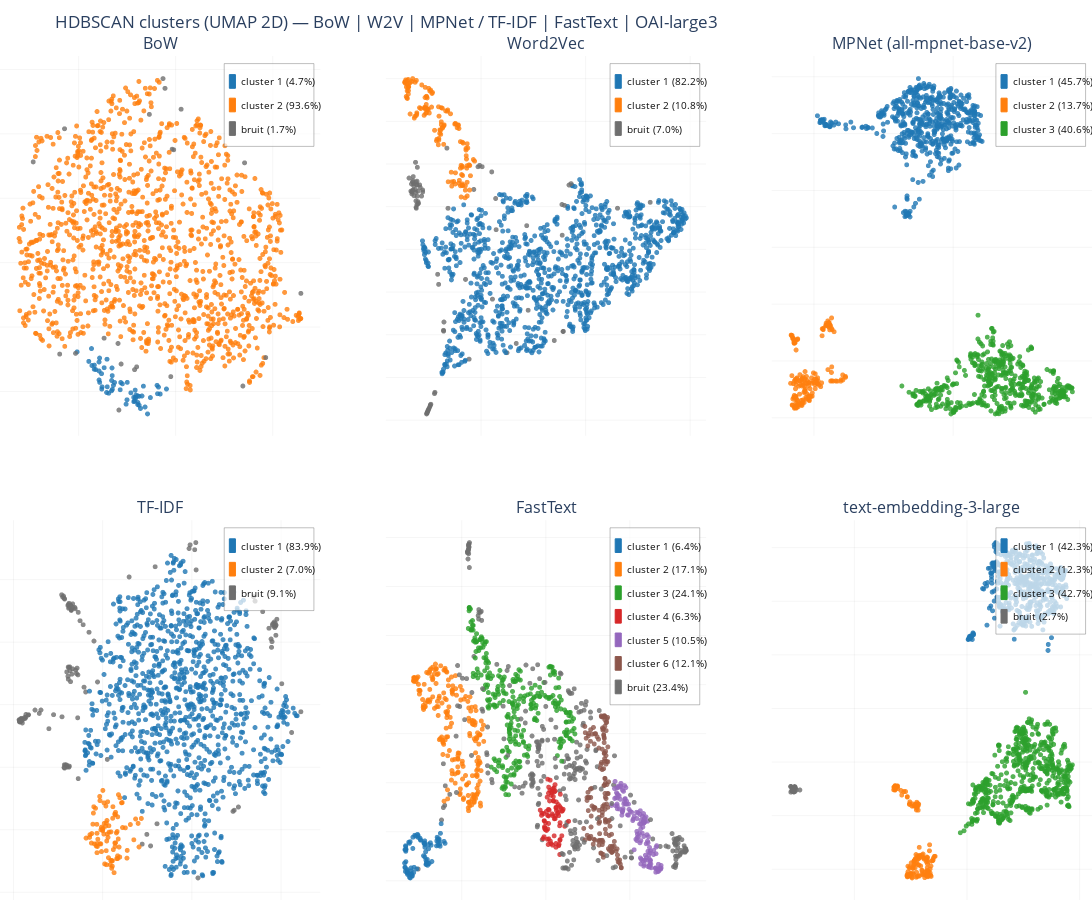

Notebook source saved alongside this figure:
### Markdown cell above
## Visualization

### Code cell
import plotly.graph_objects as go
from plotly.subplots import make_subplots
import plotly.express as px
import numpy as np

# (nom, coords 2D, labels HDBSCAN d'origine)
plots = [
    ("BoW", Z_bow, labels_bow),
    ("Word2Vec", Z_w2v, labels_w2v),
    ("MPNet (all-mpnet-base-v2)", Z_all_mpnet, labels_mpnet),
    ("TF-IDF", Z_tfidf, labels_tfidf),
    ("FastText", Z_fasttext, labels_fasttext),
    ("text-embedding-3-large", Z_large3, labels_large3),
]

fig = make_subplots(
    rows=2, cols=3,
    subplot_titles=[name for name, _, _ in plots],
    horizontal_spacing=0.06, vertical_spacing=0.10
)

PALETTE = px.colors.qualitative.D3 + px.colors.qualitative.Set1 + px.colors.qualitative.Dark24
NOISE_COLOR = "#6E6E6E"  # gris lisible

# --- utilitaires ---
def remap_labels_to_1K(labels):
    labels = np.asarray(labels)
    uniq = sorted([l for l in np.unique(labels) if l != -1])
    mapping = {old: i+1 for i, old in enumerate(uniq)}
    return np.array([mapping.get(l, -1) for l in labels], dtype=int)

def colors_for(new_labels):
    labs = np.asarray(new_labels).tolist()
    uniq = sorted(set(labs) - {-1})
    lut = {lab: PALETTE[(lab-1) % len(PALETTE)] for lab in uniq}
    cols = np.array([NOISE_COLOR if l == -1 else lut[l] for l in labs], dtype=object)
    return cols, lut

def add_legend_box(fig, r, c, new_labels, lut, pos="top-right",
                   width=0.34, font_size=10, alpha=0.90):
    total = len(new_labels)
    items = []
    for k in sorted(lut.keys()):      # cluster 1, 2, ...
        cnt = int(np.sum(new_labels == k))
        pct = 100.0 * cnt / total if total else 0.0
        items.append((f"cluster {k} ({pct:.1f}%)", lut[k]))
    if -1 in set(new_labels.tolist()):
        cnt = int(np.sum(new_labels == -1))
        pct = 100.0 * cnt / total if total else 0.0
        items.append((f"bruit ({pct:.1f}%)", NOISE_COLOR))
    if not items:
        return

    pad = 0.016
    line_h = 0.062          # compacte
    height = pad*2 + line_h*len(items)

    # position compacte dans le coin (en coordonnées de domaine)
    if pos == "top-right":
        x1, y1 = 0.98, 0.98
        x0 = x1 - width
        y0 = max(0.02, y1 - height)
    elif pos == "bottom-left":
        x0, y0 = 0.02, 0.02
        x1, y1 = x0 + width, y0 + height
    else:  # top-left
        x0, y1 = 0.02, 0.98
        x1, y0 = x0 + width, max(0.02, y1 - height)

    fig.add_shape(
        type="rect", xref="x domain", yref="y domain",
        x0=x0, y0=y0, x1=x1, y1=y1,
        line=dict(color="rgba(0,0,0,0.25)", width=1),
        fillcolor=f"rgba(255,255,255,{alpha})",
        layer="above",
        row=r, col=c
    )

    sw = 0.019  # carré couleur
    # ancrage en haut-gauche
    base_y = y1 - pad
    for i, (txt, color) in enumerate(items):
        y = base_y - (i + 0.5) * line_h
        # carré couleur
        fig.add_shape(
            type="rect", xref="x domain", yref="y domain",
            x0=x0 + pad, x1=x0 + pad + sw, y0=y - 0.018, y1=y + 0.018,
            line=dict(color=color, width=1), fillcolor=color, layer="above",
            row=r, col=c
        )
        # texte
        fig.add_annotation(
            xref="x domain", yref="y domain",
            x=x0 + pad + sw + 0.012, y=y,
            text=txt, showarrow=False,
            xanchor="left", yanchor="middle", align="left",
            font=dict(size=font_size, color="#0F0F0F"),
            row=r, col=c
        )

# --- tracés ---
for k, (name, Z, labels_raw) in enumerate(plots, start=1):
    r = 1 if k <= 3 else 2
    c = k if k <= 3 else k - 3

    lab = remap_labels_to_1K(labels_raw)
    cols, lut = colors_for(lab)

    fig.add_trace(
        go.Scattergl(
            x=Z[:, 0], y=Z[:, 1],
            mode="markers",
            marker=dict(size=5, color=cols, opacity=0.8),
            hoverinfo="skip",
            showlegend=False
        ),
        row=r, col=c
    )
    # légende compacte dans le coin, faible emprise
    add_legend_box(fig, r, c, lab, lut, pos="top-right",
                   width=0.28, font_size=10, alpha=0.7)

# style global très clair
fig.update_layout(
    height=900, width=1400,
    title="HDBSCAN clusters (UMAP 2D) — BoW | W2V | MPNet / TF-IDF | FastText | OAI-large3",
    template="plotly_white",
    margin=dict(l=0, r=0, t=56, b=0),
)
fig.update_xaxes(showticklabels=False, showgrid=True, gridcolor="rgba(0,0,0,0.04)", zeroline=False)
fig.update_yaxes(showticklabels=False, showgrid=True, gridcolor="rgba(0,0,0,0.04)", zeroline=False)

fig.show(config={
    "displayModeBar": True,
    "toImageButtonOptions": {"format": "png", "scale": 3}  # png/jpg/svg/pdf
})

### Figure 1 — Plotly figure (JSON) as saved in the notebook; plotly's stock layout.template omitted (floating-point values rounded to 4 significant figures; data arrays with more than 128 entries replaced by an {"elided": "..."} marker saying what was removed)
{"data": [{"hoverinfo": "skip", "marker": {"color": {"elided": "1214 str values"}, "opacity": 0.8, "size": 5}, "mode": "markers", "showlegend": false, "type": "scattergl", "x": {"elided": "1214 float values"}, "xaxis": "x", "y": {"elided": "1214 float values"}, "yaxis": "y"}, {"hoverinfo": "skip", "marker": {"color": {"elided": "1214 str values"}, "opacity": 0.8, "size": 5}, "mode": "markers", "showlegend": false, "type": "scattergl", "x": {"elided": "1214 float values"}, "xaxis": "x2", "y": {"elided": "1214 float values"}, "yaxis": "y2"}, {"hoverinfo": "skip", "marker": {"color": {"elided": "1214 str values"}, "opacity": 0.8, "size": 5}, "mode": "markers", "showlegend": false, "type": "scattergl", "x": {"elided": "1214 float values"}, "xaxis": "x3", "y": {"elided": "1214 float values"}, "yaxis": "y3"}, {"hoverinfo": "skip", "marker": {"color": {"elided": "1214 str values"}, "opacity": 0.8, "size": 5}, "mode": "markers", "showlegend": false, "type": "scattergl", "x": {"elided": "1214 float values"}, "xaxis": "x4", "y": {"elided": "1214 float values"}, "yaxis": "y4"}, {"hoverinfo": "skip", "marker": {"color": {"elided": "1214 str values"}, "opacity": 0.8, "size": 5}, "mode": "markers", "showlegend": false, "type": "scattergl", "x": {"elided": "1214 float values"}, "xaxis": "x5", "y": {"elided": "1214 float values"}, "yaxis": "y5"}, {"hoverinfo": "skip", "marker": {"color": {"elided": "1214 str values"}, "opacity": 0.8, "size": 5}, "mode": "markers", "showlegend": false, "type": "scattergl", "x": {"elided": "1214 float values"}, "xaxis": "x6", "y": {"elided": "1214 float values"}, "yaxis": "y6"}], "layout": {"annotations": [{"font": {"size": 16}, "showarrow": false, "text": "BoW", "x": 0.1467, "xanchor": "center", "xref": "paper", "y": 1, "yanchor": "bottom", "yref": "paper"}, {"font": {"size": 16}, "showarrow": false, "text": "Word2Vec", "x": 0.5, "xanchor": "center", "xref": "paper", "y": 1, "yanchor": "bottom", "yref": "paper"}, {"font": {"size": 16}, "showarrow": false, "text": "MPNet (all-mpnet-base-v2)", "x": 0.8533, "xanchor": "center", "xref": "paper", "y": 1, "yanchor": "bottom", "yref": "paper"}, {"font": {"size": 16}, "showarrow": false, "text": "TF-IDF", "x": 0.1467, "xanchor": "center", "xref": "paper", "y": 0.45, "yanchor": "bottom", "yref": "paper"}, {"font": {"size": 16}, "showarrow": false, "text": "FastText", "x": 0.5, "xanchor": "center", "xref": "paper", "y": 0.45, "yanchor": "bottom", "yref": "paper"}, {"font": {"size": 16}, "showarrow": false, "text": "text-embedding-3-large", "x": 0.8533, "xanchor": "center", "xref": "paper", "y": 0.45, "yanchor": "bottom", "yref": "paper"}, {"align": "left", "font": {"color": "#0F0F0F", "size": 10}, "showarrow": false, "text": "cluster 1 (4.7%)", "x": 0.747, "xanchor": "left", "xref": "x domain", "y": 0.933, "yanchor": "middle", "yref": "y domain"}, {"align": "left", "font": {"color": "#0F0F0F", "size": 10}, "showarrow": false, "text": "cluster 2 (93.6%)", "x": 0.747, "xanchor": "left", "xref": "x domain", "y": 0.871, "yanchor": "middle", "yref": "y domain"}, {"align": "left", "font": {"color": "#0F0F0F", "size": 10}, "showarrow": false, "text": "bruit (1.7%)", "x": 0.747, "xanchor": "left", "xref": "x domain", "y": 0.809, "yanchor": "middle", "yref": "y domain"}, {"align": "left", "font": {"color": "#0F0F0F", "size": 10}, "showarrow": false, "text": "cluster 1 (82.2%)", "x": 0.747, "xanchor": "left", "xref": "x2 domain", "y": 0.933, "yanchor": "middle", "yref": "y2 domain"}, {"align": "left", "font": {"color": "#0F0F0F", "size": 10}, "showarrow": false, "text": "cluster 2 (10.8%)", "x": 0.747, "xanchor": "left", "xref": "x2 domain", "y": 0.871, "yanchor": "middle", "yref": "y2 domain"}, {"align": "left", "font": {"color": "#0F0F0F", "size": 10}, "showarrow": false, "text": "bruit (7.0%)", "x": 0.747, "xanchor": "left", "xref": "x2 domain", "y": 0.809, "yanchor": "middle", "yref": "y2 domain"}, {"align": "left", "font": {"color": "#0F0F0F", "size": 10}, "showarrow": false, "text": "cluster 1 (45.7%)", "x": 0.747, "xanchor": "left", "xref": "x3 domain", "y": 0.933, "yanchor": "middle", "yref": "y3 domain"}, {"align": "left", "font": {"color": "#0F0F0F", "size": 10}, "showarrow": false, "text": "cluster 2 (13.7%)", "x": 0.747, "xanchor": "left", "xref": "x3 domain", "y": 0.871, "yanchor": "middle", "yref": "y3 domain"}, {"align": "left", "font": {"color": "#0F0F0F", "size": 10}, "showarrow": false, "text": "cluster 3 (40.6%)", "x": 0.747, "xanchor": "left", "xref": "x3 domain", "y": 0.809, "yanchor": "middle", "yref": "y3 domain"}, {"align": "left", "font": {"color": "#0F0F0F", "size": 10}, "showarrow": false, "text": "cluster 1 (83.9%)", "x": 0.747, "xanchor": "left", "xref": "x4 domain", "y": 0.933, "yanchor": "middle", "yref": "y4 domain"}, {"align": "left", "font": {"color": "#0F0F0F", "size": 10}, "showarrow": false, "text": "cluster 2 (7.0%)", "x": 0.747, "xanchor": "left", "xref": "x4 domain", "y": 0.871, "yanchor": "middle", "yref": "y4 domain"}, {"align": "left", "font": {"color": "#0F0F0F", "size": 10}, "showarrow": false, "text": "bruit (9.1%)", "x": 0.747, "xanchor": "left", "xref": "x4 domain", "y": 0.809, "yanchor": "middle", "yref": "y4 domain"}, {"align": "left", "font": {"color": "#0F0F0F", "size": 10}, "showarrow": false, "text": "cluster 1 (6.4%)", "x": 0.747, "xanchor": "left", "xref": "x5 domain", "y": 0.933, "yanchor": "middle", "yref": "y5 domain"}, {"align": "left", "font": {"color": "#0F0F0F", "size": 10}, "showarrow": false, "text": "cluster 2 (17.1%)", "x": 0.747, "xanchor": "left", "xref": "x5 domain", "y": 0.871, "yanchor": "middle", "yref": "y5 domain"}, {"align": "left", "font": {"color": "#0F0F0F", "size": 10}, "showarrow": false, "text": "cluster 3 (24.1%)", "x": 0.747, "xanchor": "left", "xref": "x5 domain", "y": 0.809, "yanchor": "middle", "yref": "y5 domain"}, {"align": "left", "font": {"color": "#0F0F0F", "size": 10}, "showarrow": false, "text": "cluster 4 (6.3%)", "x": 0.747, "xanchor": "left", "xref": "x5 domain", "y": 0.747, "yanchor": "middle", "yref": "y5 domain"}, {"align": "left", "font": {"color": "#0F0F0F", "size": 10}, "showarrow": false, "text": "cluster 5 (10.5%)", "x": 0.747, "xanchor": "left", "xref": "x5 domain", "y": 0.685, "yanchor": "middle", "yref": "y5 domain"}, {"align": "left", "font": {"color": "#0F0F0F", "size": 10}, "showarrow": false, "text": "cluster 6 (12.1%)", "x": 0.747, "xanchor": "left", "xref": "x5 domain", "y": 0.623, "yanchor": "middle", "yref": "y5 domain"}, {"align": "left", "font": {"color": "#0F0F0F", "size": 10}, "showarrow": false, "text": "bruit (23.4%)", "x": 0.747, "xanchor": "left", "xref": "x5 domain", "y": 0.561, "yanchor": "middle", "yref": "y5 domain"}, {"align": "left", "font": {"color": "#0F0F0F", "size": 10}, "showarrow": false, "text": "cluster 1 (42.3%)", "x": 0.747, "xanchor": "left", "xref": "x6 domain", "y": 0.933, "yanchor": "middle", "yref": "y6 domain"}, {"align": "left", "font": {"color": "#0F0F0F", "size": 10}, "showarrow": false, "text": "cluster 2 (12.3%)", "x": 0.747, "xanchor": "left", "xref": "x6 domain", "y": 0.871, "yanchor": "middle", "yref": "y6 domain"}, {"align": "left", "font": {"color": "#0F0F0F", "size": 10}, "showarrow": false, "text": "cluster 3 (42.7%)", "x": 0.747, "xanchor": "left", "xref": "x6 domain", "y": 0.809, "yanchor": "middle", "yref": "y6 domain"}, {"align": "left", "font": {"color": "#0F0F0F", "size": 10}, "showarrow": false, "text": "bruit (2.7%)", "x": 0.747, "xanchor": "left", "xref": "x6 domain", "y": 0.747, "yanchor": "middle", "yref": "y6 domain"}], "height": 900, "margin": {"b": 0, "l": 0, "r": 0, "t": 56}, "shapes": [{"fillcolor": "rgba(255,255,255,0.7)", "layer": "above", "line": {"color": "rgba(0,0,0,0.25)", "width": 1}, "type": "rect", "x0": 0.7, "x1": 0.98, "xref": "x domain", "y0": 0.762, "y1": 0.98, "yref": "y domain"}, {"fillcolor": "#1F77B4", "layer": "above", "line": {"color": "#1F77B4", "width": 1}, "type": "rect", "x0": 0.716, "x1": 0.735, "xref": "x domain", "y0": 0.915, "y1": 0.951, "yref": "y domain"}, {"fillcolor": "#FF7F0E", "layer": "above", "line": {"color": "#FF7F0E", "width": 1}, "type": "rect", "x0": 0.716, "x1": 0.735, "xref": "x domain", "y0": 0.853, "y1": 0.889, "yref": "y domain"}, {"fillcolor": "#6E6E6E", "layer": "above", "line": {"color": "#6E6E6E", "width": 1}, "type": "rect", "x0": 0.716, "x1": 0.735, "xref": "x domain", "y0": 0.791, "y1": 0.827, "yref": "y domain"}, {"fillcolor": "rgba(255,255,255,0.7)", "layer": "above", "line": {"color": "rgba(0,0,0,0.25)", "width": 1}, "type": "rect", "x0": 0.7, "x1": 0.98, "xref": "x2 domain", "y0": 0.762, "y1": 0.98, "yref": "y2 domain"}, {"fillcolor": "#1F77B4", "layer": "above", "line": {"color": "#1F77B4", "width": 1}, "type": "rect", "x0": 0.716, "x1": 0.735, "xref": "x2 domain", "y0": 0.915, "y1": 0.951, "yref": "y2 domain"}, {"fillcolor": "#FF7F0E", "layer": "above", "line": {"color": "#FF7F0E", "width": 1}, "type": "rect", "x0": 0.716, "x1": 0.735, "xref": "x2 domain", "y0": 0.853, "y1": 0.889, "yref": "y2 domain"}, {"fillcolor": "#6E6E6E", "layer": "above", "line": {"color": "#6E6E6E", "width": 1}, "type": "rect", "x0": 0.716, "x1": 0.735, "xref": "x2 domain", "y0": 0.791, "y1": 0.827, "yref": "y2 domain"}, {"fillcolor": "rgba(255,255,255,0.7)", "layer": "above", "line": {"color": "rgba(0,0,0,0.25)", "width": 1}, "type": "rect", "x0": 0.7, "x1": 0.98, "xref": "x3 domain", "y0": 0.762, "y1": 0.98, "yref": "y3 domain"}, {"fillcolor": "#1F77B4", "layer": "above", "line": {"color": "#1F77B4", "width": 1}, "type": "rect", "x0": 0.716, "x1": 0.735, "xref": "x3 domain", "y0": 0.915, "y1": 0.951, "yref": "y3 domain"}, {"fillcolor": "#FF7F0E", "layer": "above", "line": {"color": "#FF7F0E", "width": 1}, "type": "rect", "x0": 0.716, "x1": 0.735, "xref": "x3 domain", "y0": 0.853, "y1": 0.889, "yref": "y3 domain"}, {"fillcolor": "#2CA02C", "layer": "above", "line": {"color": "#2CA02C", "width": 1}, "type": "rect", "x0": 0.716, "x1": 0.735, "xref": "x3 domain", "y0": 0.791, "y1": 0.827, "yref": "y3 domain"}, {"fillcolor": "rgba(255,255,255,0.7)", "layer": "above", "line": {"color": "rgba(0,0,0,0.25)", "width": 1}, "type": "rect", "x0": 0.7, "x1": 0.98, "xref": "x4 domain", "y0": 0.762, "y1": 0.98, "yref": "y4 domain"}, {"fillcolor": "#1F77B4", "layer": "above", "line": {"color": "#1F77B4", "width": 1}, "type": "rect", "x0": 0.716, "x1": 0.735, "xref": "x4 domain", "y0": 0.915, "y1": 0.951, "yref": "y4 domain"}, {"fillcolor": "#FF7F0E", "layer": "above", "line": {"color": "#FF7F0E", "width": 1}, "type": "rect", "x0": 0.716, "x1": 0.735, "xref": "x4 domain", "y0": 0.853, "y1": 0.889, "yref": "y4 domain"}, {"fillcolor": "#6E6E6E", "layer": "above", "line": {"color": "#6E6E6E", "width": 1}, "type": "rect", "x0": 0.716, "x1": 0.735, "xref": "x4 domain", "y0": 0.791, "y1": 0.827, "yref": "y4 domain"}, {"fillcolor": "rgba(255,255,255,0.7)", "layer": "above", "line": {"color": "rgba(0,0,0,0.25)", "width": 1}, "type": "rect", "x0": 0.7, "x1": 0.98, "xref": "x5 domain", "y0": 0.514, "y1": 0.98, "yref": "y5 domain"}, {"fillcolor": "#1F77B4", "layer": "above", "line": {"color": "#1F77B4", "width": 1}, "type": "rect", "x0": 0.716, "x1": 0.735, "xref": "x5 domain", "y0": 0.915, "y1": 0.951, "yref": "y5 domain"}, {"fillcolor": "#FF7F0E", "layer": "above", "line": {"color": "#FF7F0E", "width": 1}, "type": "rect", "x0": 0.716, "x1": 0.735, "xref": "x5 domain", "y0": 0.853, "y1": 0.889, "yref": "y5 domain"}, {"fillcolor": "#2CA02C", "layer": "above", "line": {"color": "#2CA02C", "width": 1}, "type": "rect", "x0": 0.716, "x1": 0.735, "xref": "x5 domain", "y0": 0.791, "y1": 0.827, "yref": "y5 domain"}, {"fillcolor": "#D62728", "layer": "above", "line": {"color": "#D62728", "width": 1}, "type": "rect", "x0": 0.716, "x1": 0.735, "xref": "x5 domain", "y0": 0.729, "y1": 0.765, "yref": "y5 domain"}, {"fillcolor": "#9467BD", "layer": "above", "line": {"color": "#9467BD", "width": 1}, "type": "rect", "x0": 0.716, "x1": 0.735, "xref": "x5 domain", "y0": 0.667, "y1": 0.703, "yref": "y5 domain"}, {"fillcolor": "#8C564B", "layer": "above", "line": {"color": "#8C564B", "width": 1}, "type": "rect", "x0": 0.716, "x1": 0.735, "xref": "x5 domain", "y0": 0.605, "y1": 0.641, "yref": "y5 domain"}, {"fillcolor": "#6E6E6E", "layer": "above", "line": {"color": "#6E6E6E", "width": 1}, "type": "rect", "x0": 0.716, "x1": 0.735, "xref": "x5 domain", "y0": 0.543, "y1": 0.579, "yref": "y5 domain"}, {"fillcolor": "rgba(255,255,255,0.7)", "layer": "above", "line": {"color": "rgba(0,0,0,0.25)", "width": 1}, "type": "rect", "x0": 0.7, "x1": 0.98, "xref": "x6 domain", "y0": 0.7, "y1": 0.98, "yref": "y6 domain"}, {"fillcolor": "#1F77B4", "layer": "above", "line": {"color": "#1F77B4", "width": 1}, "type": "rect", "x0": 0.716, "x1": 0.735, "xref": "x6 domain", "y0": 0.915, "y1": 0.951, "yref": "y6 domain"}, {"fillcolor": "#FF7F0E", "layer": "above", "line": {"color": "#FF7F0E", "width": 1}, "type": "rect", "x0": 0.716, "x1": 0.735, "xref": "x6 domain", "y0": 0.853, "y1": 0.889, "yref": "y6 domain"}, {"fillcolor": "#2CA02C", "layer": "above", "line": {"color": "#2CA02C", "width": 1}, "type": "rect", "x0": 0.716, "x1": 0.735, "xref": "x6 domain", "y0": 0.791, "y1": 0.827, "yref": "y6 domain"}, {"fillcolor": "#6E6E6E", "layer": "above", "line": {"color": "#6E6E6E", "width": 1}, "type": "rect", "x0": 0.716, "x1": 0.735, "xref": "x6 domain", "y0": 0.729, "y1": 0.765, "yref": "y6 domain"}], "title": {"text": "HDBSCAN clusters (UMAP 2D) — BoW | W2V | MPNet / TF-IDF | FastText | OAI-large3"}, "width": 1400, "xaxis": {"anchor": "y", "domain": [0, 0.2933], "gridcolor": "rgba(0,0,0,0.04)", "showgrid": true, "showticklabels": false, "zeroline": false}, "xaxis2": {"anchor": "y2", "domain": [0.3533, 0.6467], "gridcolor": "rgba(0,0,0,0.04)", "showgrid": true, "showticklabels": false, "zeroline": false}, "xaxis3": {"anchor": "y3", "domain": [0.7067, 1], "gridcolor": "rgba(0,0,0,0.04)", "showgrid": true, "showticklabels": false, "zeroline": false}, "xaxis4": {"anchor": "y4", "domain": [0, 0.2933], "gridcolor": "rgba(0,0,0,0.04)", "showgrid": true, "showticklabels": false, "zeroline": false}, "xaxis5": {"anchor": "y5", "domain": [0.3533, 0.6467], "gridcolor": "rgba(0,0,0,0.04)", "showgrid": true, "showticklabels": false, "zeroline": false}, "xaxis6": {"anchor": "y6", "domain": [0.7067, 1], "gridcolor": "rgba(0,0,0,0.04)", "showgrid": true, "showticklabels": false, "zeroline": false}, "yaxis": {"anchor": "x", "domain": [0.55, 1], "gridcolor": "rgba(0,0,0,0.04)", "showgrid": true, "showticklabels": false, "zeroline": false}, "yaxis2": {"anchor": "x2", "domain": [0.55, 1], "gridcolor": "rgba(0,0,0,0.04)", "showgrid": true, "showticklabels": false, "zeroline": false}, "yaxis3": {"anchor": "x3", "domain": [0.55, 1], "gridcolor": "rgba(0,0,0,0.04)", "showgrid": true, "showticklabels": false, "zeroline": false}, "yaxis4": {"anchor": "x4", "domain": [0, 0.45], "gridcolor": "rgba(0,0,0,0.04)", "showgrid": true, "showticklabels": false, "zeroline": false}, "yaxis5": {"anchor": "x5", "domain": [0, 0.45], "gridcolor": "rgba(0,0,0,0.04)", "showgrid": true, "showticklabels": false, "zeroline": false}, "yaxis6": {"anchor": "x6", "domain": [0, 0.45], "gridcolor": "rgba(0,0,0,0.04)", "showgrid": true, "showticklabels": false, "zeroline": false}}}
